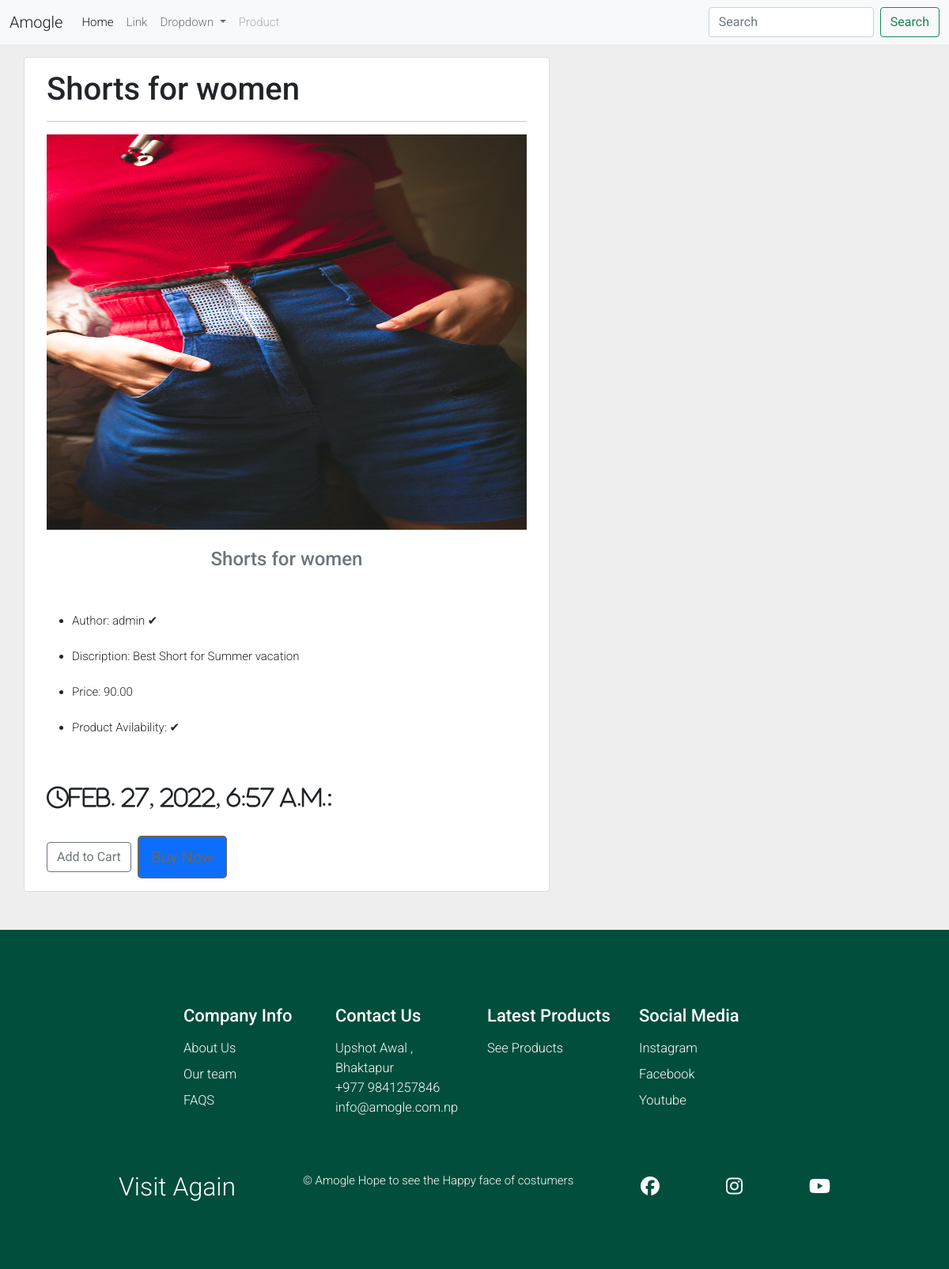
Page /products/women-shorts/ (signed in) on the committed database.
### main/models.py (models this page shows, shortened)
class Products(models.Model):
    category = models.ForeignKey(
        Category, related_name='product', on_delete=models.CASCADE)
    created_by = models.ForeignKey(
        User, on_delete=models.CASCADE, related_name='product_creator')
    title = models.CharField(max_length=255)
    author = models.CharField(max_length=255, default='admin')
    description = models.TextField(blank=True)
    image = models.ImageField(upload_to='images/')
    slug = models.SlugField(max_length=100, unique=True)
    price = models.DecimalField(max_digits=10, decimal_places=2, default='00')
    in_stock = models.BooleanField(default=True)
    is_active = models.BooleanField(default=True)
    created = models.DateTimeField(default=timezone.now)
    updated = models.DateTimeField(default=timezone.now)
    class Meta:
        verbose_name_plural = 'Products'
        ordering = ('-created',)

### main/views.py (the view)
# urls.py: path('products/<slug:slug>/', views.product_details, name='product_detail'),
@login_required(login_url='login')
def product_details(request, slug):
    product = Products.objects.get(slug=slug)
    return render(request, "main/product_detail.html", {"product": product})

### main/templates/main/product_detail.html (shortened to what this page needs)
{% extends 'main/base.html' %} {% block content %}
<div class="container">
  <div class="row">
    <div class="col-md-7 card mb-5 mt-3 left top">
      <div class="card-body">
        <h1>{% block title %} {{ product.title }} {% endblock title %}</h1>
        <hr />
        <img
          src="{{product.image.url}}"
          alt="{{paroduct.title}}"
          width="100%"
          height="500"
        />
        <br /><br />
        <h4 class="text-muted text-center">{{product.title}}</h4>
        <br /><br />
        <ul>
          <li>Author: {{product.author}} &#10004;</li>
          <br />
          <li>Discription: {{product.description}}</li>
          <br />
          <li>Price: {{product.price}}</li>
          <br />
          <li>Product Avilability: {{product.instock}} &#10004;</li>
          <br />
        </ul>
        <br />
        <h3>
          <i class="fa fa-clock-o" aria-hidden="true">{{product.updated}}</i>:
        </h3>
        <br />
        <form action="/add-to-cart" class="d-inline">
          <button class="btn btn-outline-secondary add-btn">Add to Cart</button>
        </form>
        <a href="{% url 'show_cart' %}" class="btn btn-primary btn-lg btn-block"
          >Buy Now
        </a>
      </div>
    </div>
  </div>
</div>
{% endblock %}

### main/static/home/css/style.css (style rules this page uses)
* { margin: 0; padding: 0; box-sizing: border-box; }

### main/static/home/css/demo.css (style rules this page uses)
* { margin: 0; padding: 0; }
a.btn { text-decoration: none; color: #666; border: 2px solid #666; padding: 10px 15px; display: inline-block; margin-left: 5px; }
.btn:before { font-family: FontAwesome; font-weight: normal; margin-right: 10px; }

### rows in the picture
Products: title "Shorts for women", image (picture), author "admin", description "Best Short for Summer vacation", price "90.00", updated "Feb. 27, 2022, 6:57 a.m."
